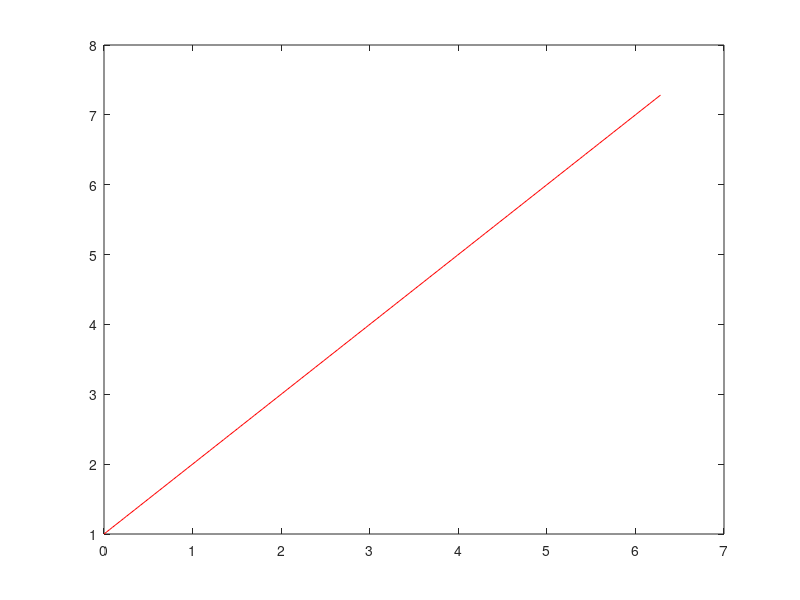
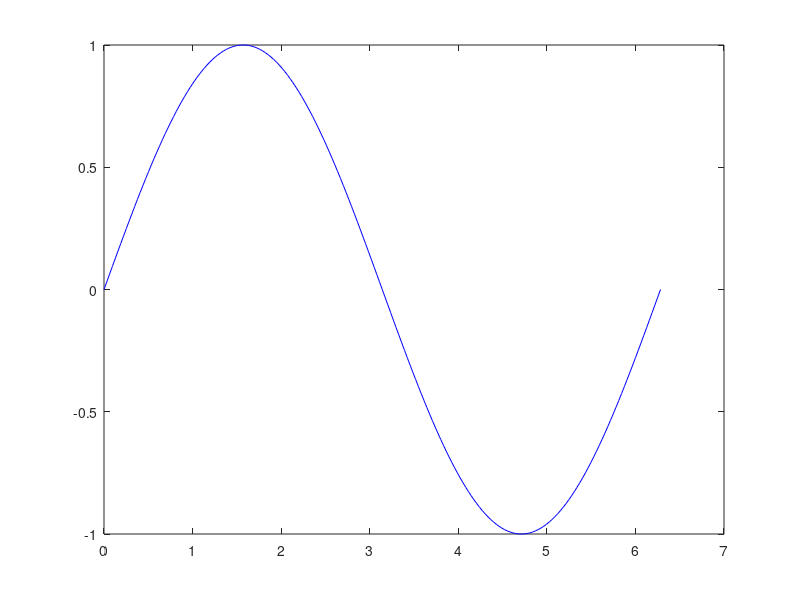
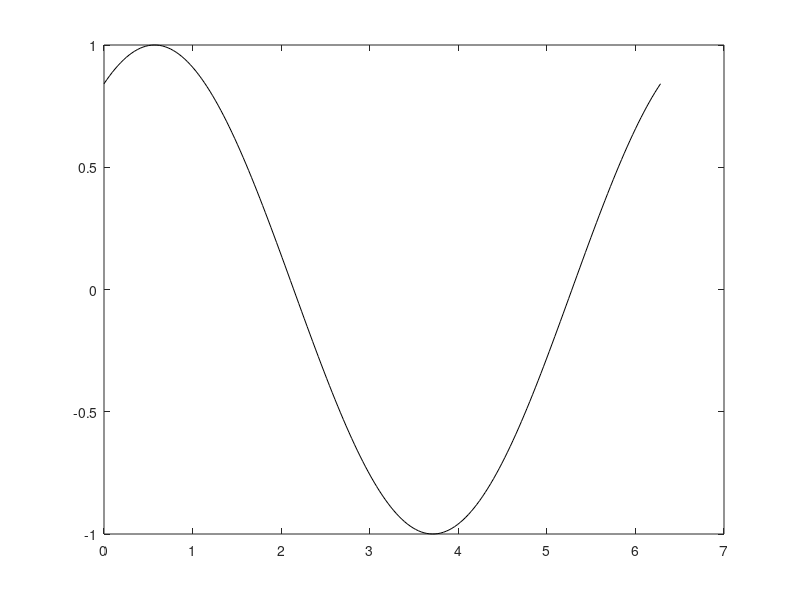
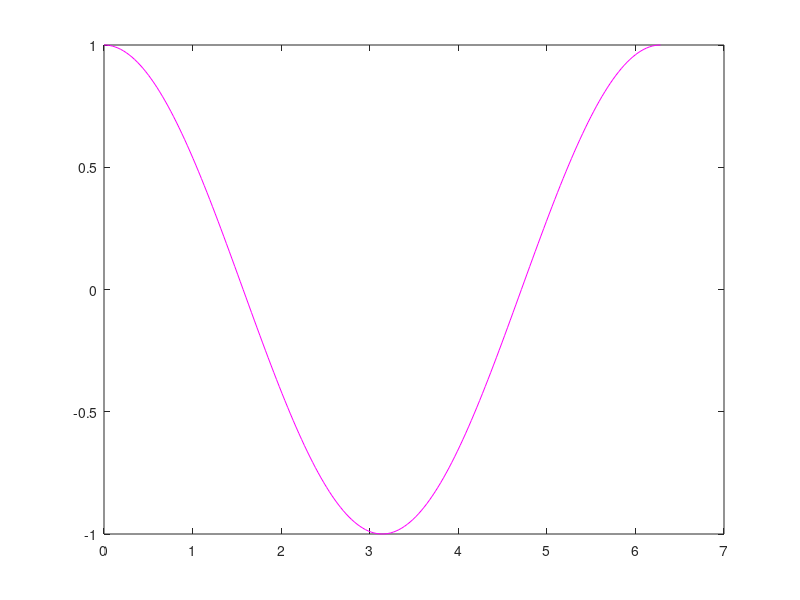

The MATLAB source for these figures, in order: (Note: this script raises an error after producing the figures.)
%A demo for using the distribute figures function from the matlab file
%exchange distFig

x = 0:pi/100:2*pi;
y1 = x+1;
y2 = sin(x);
y3 = sin(x+1);
y4 = cos(x);

%generating a few figures to re-arrange
figure(1);
plot(x,y1, 'r');

figure(2);
plot(x,y2, 'b');

figure(3);
plot(x,y3, 'k');

figure(4);
plot(x,y4, 'm');

%rearranging the figures using distFig. You specify the number of rows and
%columns as shown below and it arranges everything for you when you run the
%script.

distFig('Rows',2,'Columns',2);
%distFig('Rows',1,'Columns',4);
